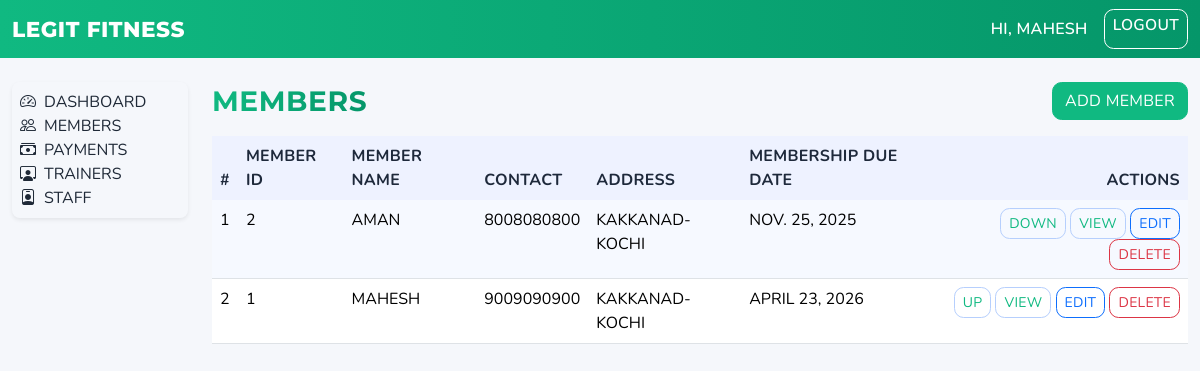
The page /members/ (signed in) on the database as committed earlier.
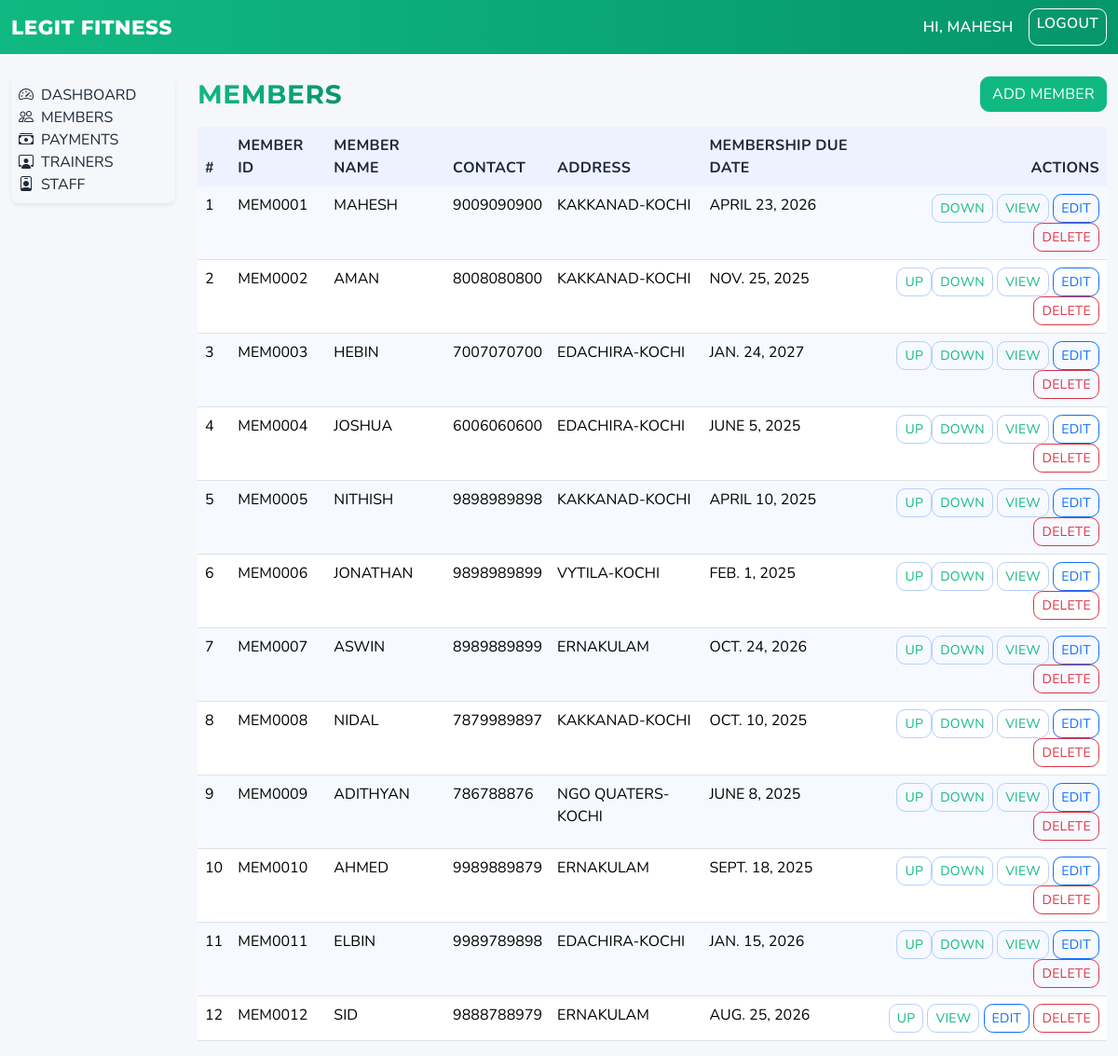
The same page on the database as committed later.
### customers/models.py (models this page shows, shortened)
class Member(models.Model):
    member_id = models.CharField(max_length=20, null=True, blank=True)
    name = models.CharField(max_length=150)
    contact = models.CharField(max_length=20, blank=True)
    address = models.TextField(blank=True)
    date_of_joining = models.DateField(null=True, blank=True)
    membership_due_date = models.DateField(null=True, blank=True)
    position = models.PositiveIntegerField(default=0, db_index=True)
    class Meta:
        ordering = ["position", "name"]
        constraints = [
            models.UniqueConstraint(
                fields=["member_id"],
                name="unique_member_id_when_set",
                condition=Q(member_id__isnull=False) & ~Q(member_id=""),
            )
        ]

### customers/views.py (the view, shortened to what this page needs)
# urls.py: path("", CustomerListView.as_view(), name="list"),
class CustomerListView(LoginRequiredMixin, ListView):
    model = Member
    context_object_name = "members"
    template_name = "customers/list.html"
    def get_queryset(self):
        qs = super().get_queryset()
        joined_on = self.request.GET.get("joined_on")
        joined_month = self.request.GET.get("joined_month")
        if joined_on:
            try:
                d = date.fromisoformat(joined_on)
                qs = qs.filter(date_of_joining=d)
            except ValueError:
                pass
        return qs

### templates/customers/list.html (shortened to what this page needs)
{% extends 'base.html' %}
{% block body_class %}theme-members{% endblock %}
{% block content %}
  <div class="d-flex justify-content-between align-items-center mb-3">
    <h3 class="mb-0 text-uppercase page-title">Members</h3>
    <a href="{% url 'members:create' %}" class="btn btn-primary">Add Member</a>
  </div>
  <div class="table-responsive">
    <table class="table table-striped text-uppercase">
      <thead>
        <tr>
          <th>#</th>
          <th>Member ID</th>
          <th>Member Name</th>
          <th>Contact</th>
          <th>Address</th>
          <th>Membership Due Date</th>
          <th class="text-end">Actions</th>
        </tr>
      </thead>
      <tbody>
        {% for m in members %}
        <tr>
          <td>{{ forloop.counter }}</td>
          <td>{{ m.member_id }}</td>
          <td>{{ m.name }}</td>
          <td>{{ m.contact }}</td>
          <td>{{ m.address|truncatechars:40 }}</td>
          <td>{{ m.membership_due_date }}</td>
          <td class="text-end">
            <div class="btn-group" role="group" aria-label="Reorder">
              {% if not forloop.first %}
              <form action="{% url 'members:move_up' m.pk %}" method="post" class="d-inline">
                <button type="submit" class="btn btn-sm btn-outline-secondary">Up</button>
              </form>
              {% endif %}
              {% if not forloop.last %}
              <form action="{% url 'members:move_down' m.pk %}" method="post" class="d-inline">
                <button type="submit" class="btn btn-sm btn-outline-secondary">Down</button>
              </form>
              {% endif %}
            </div>
            <a class="btn btn-sm btn-outline-secondary" href="{% url 'members:detail' m.pk %}">View</a>
            <a class="btn btn-sm btn-outline-primary" href="{% url 'members:edit' m.pk %}">Edit</a>
            <a class="btn btn-sm btn-outline-danger" href="{% url 'members:delete' m.pk %}">Delete</a>
          </td>
        </tr>
        {% empty %}
        <tr>
          <td colspan="7" class="text-center">No members yet.</td>
        </tr>
        {% endfor %}
      </tbody>
    </table>
  </div>
{% endblock %}

Rows that differ between the two databases and show on the page:
changed Member "MAHESH": member_id "1" → "MEM0001"; text "UP" → "DOWN"; moves up the list
changed Member "AMAN": member_id "2" → "MEM0002"; now shows "UP"
added Member: member_id "MEM0003", name "HEBIN", contact "7007070700", address "EDACHIRA-KOCHI", membership_due_date "JAN. 24, 2027", shows "UP", shows "DOWN"
added Member: member_id "MEM0004", name "JOSHUA", contact "6006060600", address "EDACHIRA-KOCHI", membership_due_date "JUNE 5, 2025", shows "UP", shows "DOWN"
added Member: member_id "MEM0005", name "NITHISH", contact "9898989898", address "KAKKANAD-KOCHI", membership_due_date "APRIL 10, 2025", shows "UP", shows "DOWN"
added Member: member_id "MEM0006", name "JONATHAN", contact "9898989899", address "VYTILA-KOCHI", membership_due_date "FEB. 1, 2025", shows "UP", shows "DOWN"
added Member: member_id "MEM0007", name "ASWIN", contact "8989889899", address "ERNAKULAM", membership_due_date "OCT. 24, 2026", shows "UP", shows "DOWN"
added Member: member_id "MEM0008", name "NIDAL", contact "7879989897", address "KAKKANAD-KOCHI", membership_due_date "OCT. 10, 2025", shows "UP", shows "DOWN"
added Member: member_id "MEM0009", name "ADITHYAN", contact "786788876", address "NGO QUATERS-KOCHI", membership_due_date "JUNE 8, 2025", shows "UP", shows "DOWN"
added Member: member_id "MEM0010", name "AHMED", contact "9989889879", address "ERNAKULAM", membership_due_date "SEPT. 18, 2025", shows "UP", shows "DOWN"
added Member: member_id "MEM0011", name "ELBIN", contact "9989789898", address "EDACHIRA-KOCHI", membership_due_date "JAN. 15, 2026", shows "UP", shows "DOWN"
added Member: member_id "MEM0012", name "SID", contact "9888788979", address "ERNAKULAM", membership_due_date "AUG. 25, 2026", shows "UP"
